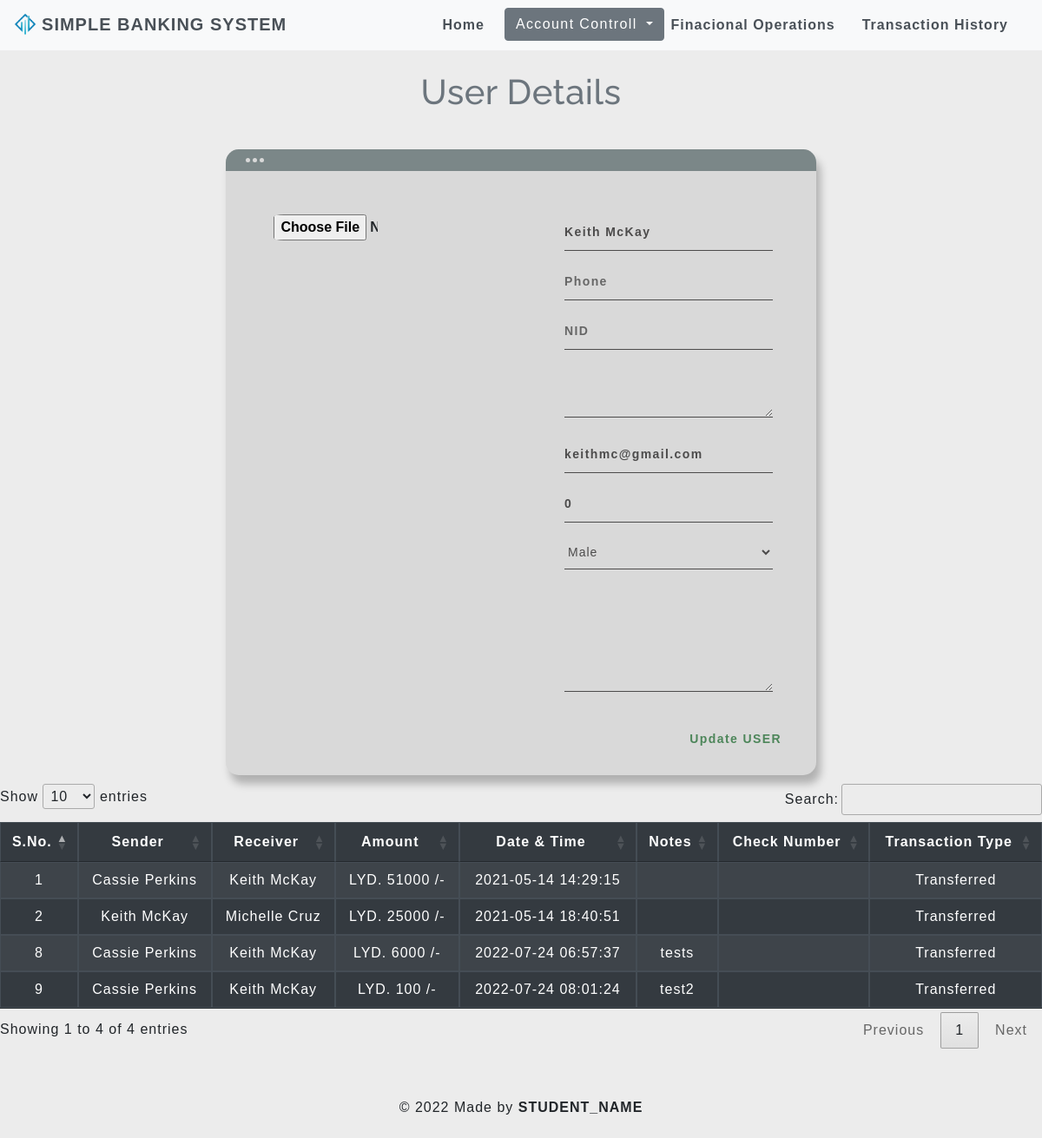
The app's page /userDetails.php?id=2 with its own data.
### tables this page shows
CREATE TABLE `users` (
  `id` int(7) NOT NULL,
  `name` text NOT NULL,
  `email` varchar(30) NOT NULL,
  `gender` varchar(155) NOT NULL,
  `balance` int(8) NOT NULL,
  `nid` varchar(12) DEFAULT NULL,
  `phone` varchar(18) DEFAULT NULL,
  `address` text DEFAULT NULL,
  `notes` text DEFAULT NULL,
  `status` tinyint(2) UNSIGNED NOT NULL DEFAULT 1,
  `checksum` bigint(20) DEFAULT 0,
  `image` text DEFAULT NULL,
  `overDraw` int(12) NOT NULL DEFAULT 0
);

CREATE TABLE `transaction` (
  `sno` bigint(20) NOT NULL,
  `senderId` int(7) DEFAULT NULL,
  `receiverId` int(7) DEFAULT NULL,
  `balance` bigint(20) NOT NULL,
  `datetime` datetime NOT NULL DEFAULT current_timestamp(),
  `notes` text DEFAULT NULL,
  `status` tinyint(2) UNSIGNED NOT NULL DEFAULT 1,
  `actionType` tinyint(1) UNSIGNED NOT NULL DEFAULT 0,
  `checkNumber` varchar(50) DEFAULT NULL
);

### userDetails.php (the view, shortened to what this page needs)
<!DOCTYPE html>
<html lang="en">
<head>
    <link rel="stylesheet" href="https://cdn.jsdelivr.net/npm/bootstrap@4.6.2/dist/css/bootstrap.min.css">
    <link rel="stylesheet" type="text/css" href="https://cdn.datatables.net/1.12.1/css/jquery.dataTables.css">
        <link rel="stylesheet" type="text/css" href="css/table.css">
    <link rel="stylesheet" type="text/css" href="css/navbar.css">
    <link rel="stylesheet" type="text/css" href="css/createuser.css">
</head>
<body style="background-color : #ececec;">
<?php
    include 'config.php';
?>
<?php
  include 'navbar.php';
  $id=$_GET['id'];
  $sql ="SELECT * FROM users WHERE id= $id ; ";
  $query =mysqli_query($conn, $sql);
  $row = mysqli_fetch_array($query);
?>
        <h2 class="text-center pt-4" style="color : #6c757d;"> User Details</h2>
        <br>
  <div class="background">
  <div class="container">
    <div class="screen">
      <div class="screen-header">
        <div class="screen-header-right">
          <div class="screen-header-ellipsis"></div>
          <div class="screen-header-ellipsis"></div>
          <div class="screen-header-ellipsis"></div>
        </div>
      </div>
      <div class="screen-body">
        <div class="screen-body-item left">
        <form class="app-form" method="post" enctype="multipart/form-data">
          <input accept="image/*" type='file' id="imgInp" name="uploadfile" value=""
          style="border: none; border-radius: 10%; width: 50%;" />
        </div>
        <div class="screen-body-item">
            <div class="app-form-group">
              <input class="app-form-control" placeholder="Name" value="<?php echo $row['name'] ?>" type="text" name="name" required>
            </div>
            <div class="app-form-group">
              <input class="app-form-control" placeholder="Phone" value="<?php echo $row['phone'] ?>" type="phone" name="phone" required>
            </div>
            <div class="app-form-group">
              <input class="app-form-control" value="<?php echo $row['nid'] ?>" placeholder="NID"
               type="number" name="nid" required>
            </div>
            <div class="app-form-group">
              <textarea class="app-form-control" placeholder="Address"  name="address" required>
              <?php echo $row['address'] ?>
              </textarea>
            </div>
            <div class="app-form-group">
              <input class="app-form-control" placeholder="Email" value="<?php echo $row['email'] ?>" type="email" name="email" required>
            </div>
            <div class="app-form-group">
              <input class="app-form-control" placeholder="Over Draw" value="<?php echo $row['overDraw'] ?>" type="number" name="overDraw">
            </div>
            <div class="app-form-group">
              <select name="gender" placeholder="Gender" class="app-form-control" type="text" required>
                <option value="Male">Male</option>
              </select>
            </div>
            <div class="app-form-group">
              <textarea class="app-form-control" placeholder="Notes" placeholder="Notes" rows="5" name="notes">
              <?php echo $row['notes'] ?>
              </textarea>
            </div>
            <br>
            <div class="app-form-group button">
              <input class="app-form-button" style="color:#4d865a;" type="submit" value="Update USER" name="submit"></input>
            </div>
        </div>
      </div>
    </div>
  </div>
</div>
<table id="dtBasicExample" class="table table-hover table-striped table-condensed table-dark table-bordered">
        <thead style="color : white;">
            <tr>
                <th class="text-center">S.No.</th>
                <th class="text-center">Sender</th>
                <th class="text-center">Receiver</th>
                <th class="text-center">Amount</th>
                <th class="text-center">Date & Time</th>
                <th class="text-center">Notes</th>
                <th class="text-center">Check Number</th>
                <th class="text-center">Transaction Type</th>
            </tr>
        </thead>
        <tbody>
        <?php
            include 'config.php';
            $sql ="SELECT transaction.sno ,transaction.checkNumber , transaction.balance as ammount , transaction.datetime ,
             transaction.notes as tranNotes , transaction.status , transaction.actionType ,
              sender.name as senderName , receiver.name as receiverName FROM `transaction`
               JOIN users sender ON transaction.senderId = sender.id
               JOIN users receiver ON transaction.receiverId = receiver.id
               WHERE sender.id = $id OR receiver.id = $id Order BY transaction.datetime DESC";
            $query =mysqli_query($conn, $sql);
            while($rows = mysqli_fetch_assoc($query))
            {
        ?>
            <tr style="color : white;">
            <td class="py-2"><?php echo $rows['sno']; ?></td>
            <td class="py-2"><?php echo $rows['senderName']; ?></td>
            <td class="py-2"><?php echo $rows['receiverName']; ?></td>
            <td class="py-2">LYD. <?php echo $rows['ammount']; ?> /-</td>
            <td class="py-2"><?php echo $rows['datetime']; ?> </td>
            <td class="py-2"><?php echo $rows['tranNotes']; ?> </td>
            <td class="py-2"><?php echo $rows['checkNumber']; ?> </td>
            <td class="py-2"><?php switch ($rows['actionType']) {
            case 3 :
                echo 'Transferred';
                break;
            }
            ?> </td>
        <?php
            }
        ?>
        </tbody>
    </table>
<?php include 'footer.php'; ?>
</body>
</html>

### css/table.css (style rules this page uses)
* { padding: 0; margin: 0; box-sizing: border-box; font-family: sans-serif; }
h2 { font-size: 40px; }
table { letter-spacing: 1.2px; }
td { text-align: center; }
@media only screen and (orientation: portrait) { * { letter-spacing: 1px; } }

### css/navbar.css (style rules this page uses)
h2 { color: #4C4B4B; letter-spacing: 0.5px; font-family: raleway; }

### css/createuser.css (style rules this page uses)
button,input { font-family: 'Montserrat', sans-serif; font-weight: 700; letter-spacing: 1.4px; }
.background { width: 100%; display: flex; }
.container { flex: 0 1 700px; width: 100%; margin: auto; padding: 10px; }
.screen { position: relative; background: #d9d9d9; border-radius: 15px; box-shadow: 5px 10px 10px rgba(0, 0, 0, .25); }
.screen-header { display: flex; align-items: center; padding: 10px 20px; background: #7B8788; border-top-left-radius: 15px; border-top-right-radius: 15px; }
.screen-header-right { display: flex; }
.screen-header-ellipsis { width: 5px; height: 5px; margin-left: 3px; border-radius: 8px; background: #d9d9d9; }
.screen-body { display: flex; }
.screen-body-item { flex: 1; padding: 50px; }
.app-form-group { margin-bottom: 15px; }
.app-form-group.button { margin-bottom: 0; text-align: right; position: absolute; bottom: 30px; right:40px; }
.app-form-control { width: 100%; padding: 10px 0; background: none; border: none; border-bottom: 1px solid #4C4B4B; color: #4C4B4B; font-size: 14px; outline: none; transition: border-color .2s; }
.app-form-control::placeholder { color: #666; }
.app-form-button { background: none; border: none; margin-left: 20px; color: #666; font-size: 14px; cursor: pointer; outline: none; }

### records on screen
users: name "Keith McKay", email "keithmc@gmail.com", overDraw "0"
transaction: sno "9", senderId.name "Cassie Perkins", receiverId.name "Keith McKay", balance "100", datetime "2022-07-24 08:01:24", notes "test2", actionType "Transferred"
transaction: sno "8", senderId.name "Cassie Perkins", receiverId.name "Keith McKay", balance "6000", datetime "2022-07-24 06:57:37", notes "tests", actionType "Transferred"
transaction: sno "2", senderId.name "Keith McKay", receiverId.name "Michelle Cruz", balance "25000", datetime "2021-05-14 18:40:51", actionType "Transferred"
transaction: sno "1", senderId.name "Cassie Perkins", receiverId.name "Keith McKay", balance "51000", datetime "2021-05-14 14:29:15", actionType "Transferred"
